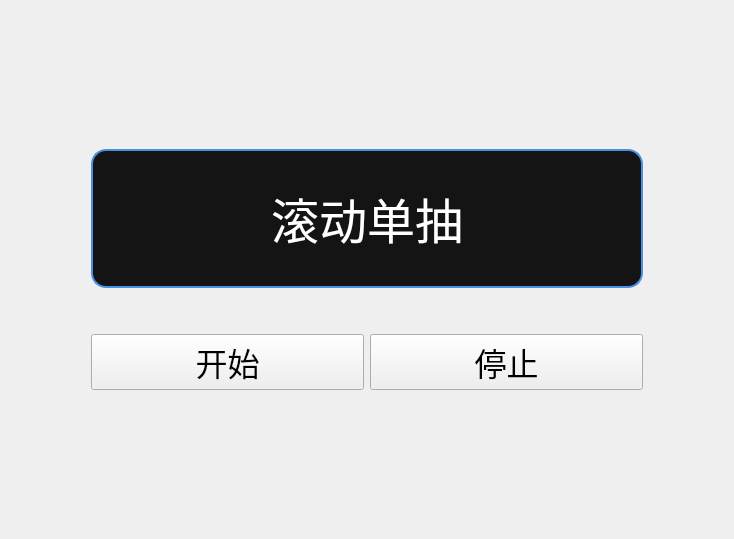
<?xml version="1.0" encoding="UTF-8"?>
<ui version="4.0">
 <class>Form</class>
 <widget class="QWidget" name="Form">
  <property name="geometry">
   <rect>
    <x>0</x>
    <y>0</y>
    <width>734</width>
    <height>539</height>
   </rect>
  </property>
  <property name="windowTitle">
   <string>Form</string>
  </property>
  <layout class="QGridLayout" name="gridLayout_2">
   <item row="0" column="1">
    <spacer name="verticalSpacer">
     <property name="orientation">
      <enum>Qt::Orientation::Vertical</enum>
     </property>
     <property name="sizeHint" stdset="0">
      <size>
       <width>20</width>
       <height>40</height>
      </size>
     </property>
    </spacer>
   </item>
   <item row="1" column="1">
    <widget class="QLabel" name="label_ScrollSingleOutput">
     <property name="sizePolicy">
      <sizepolicy hsizetype="Expanding" vsizetype="Expanding">
       <horstretch>160</horstretch>
       <verstretch>0</verstretch>
      </sizepolicy>
     </property>
     <property name="font">
      <font>
       <family>文泉驿等宽微米黑</family>
       <pointsize>36</pointsize>
      </font>
     </property>
     <property name="styleSheet">
      <string notr="true">QLabel {
    background-color: rgba(20, 20, 20, 255);  /* 深色背景 */
    border: 2px solid #4A90E2;                /* 蓝色边框 */
    border-radius: 15px;                      /* 圆角半径 */
    padding: 8px;                             /* 内边距 */
    color: white;                             /* 字体颜色 */
}
</string>
     </property>
     <property name="text">
      <string>滚动单抽</string>
     </property>
     <property name="alignment">
      <set>Qt::AlignmentFlag::AlignCenter</set>
     </property>
    </widget>
   </item>
   <item row="4" column="1">
    <spacer name="verticalSpacer_2">
     <property name="orientation">
      <enum>Qt::Orientation::Vertical</enum>
     </property>
     <property name="sizeHint" stdset="0">
      <size>
       <width>20</width>
       <height>40</height>
      </size>
     </property>
    </spacer>
   </item>
   <item row="2" column="1">
    <spacer name="verticalSpacer_3">
     <property name="orientation">
      <enum>Qt::Orientation::Vertical</enum>
     </property>
     <property name="sizeType">
      <enum>QSizePolicy::Policy::Preferred</enum>
     </property>
     <property name="sizeHint" stdset="0">
      <size>
       <width>20</width>
       <height>40</height>
      </size>
     </property>
    </spacer>
   </item>
   <item row="1" column="0">
    <spacer name="horizontalSpacer">
     <property name="orientation">
      <enum>Qt::Orientation::Horizontal</enum>
     </property>
     <property name="sizeType">
      <enum>QSizePolicy::Policy::MinimumExpanding</enum>
     </property>
     <property name="sizeHint" stdset="0">
      <size>
       <width>80</width>
       <height>20</height>
      </size>
     </property>
    </spacer>
   </item>
   <item row="3" column="1">
    <layout class="QHBoxLayout" name="horizontalLayout_2">
     <item>
      <widget class="QPushButton" name="pushButton_ScrollSingleStart">
       <property name="sizePolicy">
        <sizepolicy hsizetype="Minimum" vsizetype="Preferred">
         <horstretch>0</horstretch>
         <verstretch>0</verstretch>
        </sizepolicy>
       </property>
       <property name="font">
        <font>
         <family>文泉驿等宽微米黑</family>
         <pointsize>24</pointsize>
        </font>
       </property>
       <property name="styleSheet">
        <string notr="true">QLabel {
    background-color: rgba(100, 100, 100, 255);  /* 较亮色色背景 */
    border: 2px solid #4A90E2;                /* 蓝色边框 */
    border-radius: 15px;                      /* 圆角半径 */
    padding: 6px;                             /* 内边距 */
    color: white;                             /* 字体颜色 */
}
</string>
       </property>
       <property name="text">
        <string>开始</string>
       </property>
      </widget>
     </item>
     <item>
      <widget class="QPushButton" name="pushButton_ScrollSingleStop">
       <property name="sizePolicy">
        <sizepolicy hsizetype="Minimum" vsizetype="Preferred">
         <horstretch>0</horstretch>
         <verstretch>0</verstretch>
        </sizepolicy>
       </property>
       <property name="font">
        <font>
         <family>文泉驿等宽微米黑</family>
         <pointsize>24</pointsize>
        </font>
       </property>
       <property name="styleSheet">
        <string notr="true">QLabel {
    background-color: rgba(100, 100, 100, 255);  /* 较亮色色背景 */
    border: 2px solid #4A90E2;                /* 蓝色边框 */
    border-radius: 15px;                      /* 圆角半径 */
    padding: 6px;                             /* 内边距 */
    color: white;                             /* 字体颜色 */
}
</string>
       </property>
       <property name="text">
        <string>停止</string>
       </property>
      </widget>
     </item>
    </layout>
   </item>
   <item row="1" column="2">
    <spacer name="horizontalSpacer_2">
     <property name="orientation">
      <enum>Qt::Orientation::Horizontal</enum>
     </property>
     <property name="sizeType">
      <enum>QSizePolicy::Policy::MinimumExpanding</enum>
     </property>
     <property name="sizeHint" stdset="0">
      <size>
       <width>80</width>
       <height>20</height>
      </size>
     </property>
    </spacer>
   </item>
  </layout>
 </widget>
 <resources/>
 <connections/>
</ui>
